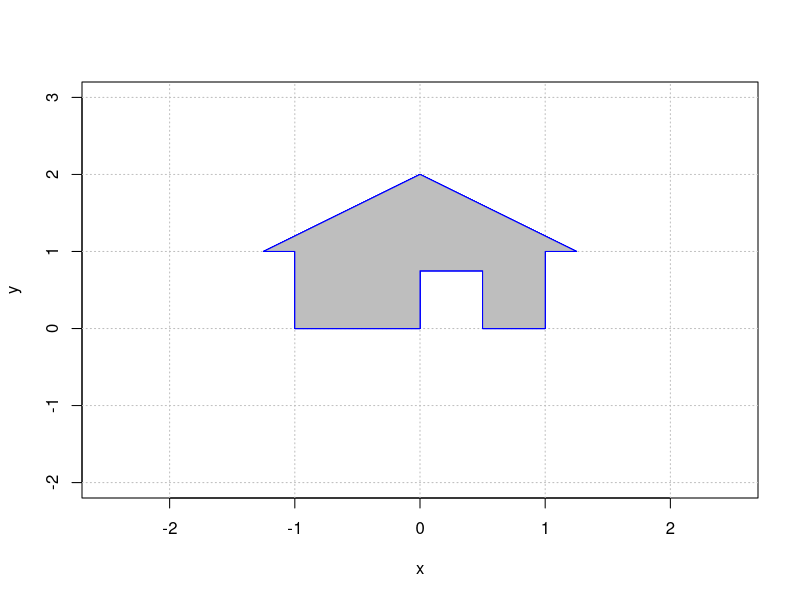

The R script that drew this image:
## ---- chunk 1
A = cbind(c(1,1,1,1,2),c(1, 2, 3, 0, -1),c(0, 0, 0, 1, 2), c(-1, 1, 3, 0, -2),c(2, 1, 0, 1, 3))
## ---- chunk 2
(A = rbind(c(3, 0, -1, 1, 2), c(1, 1, -1, 1, 1), c(-2, -3, -2, 3, 1), c(1, 3, 1, 3, 0),
c(1, 3, 0, -2, 0)))
## ---- chunk 3
(B = rbind(c(1, 2,1, 1, 1), c(1, 2, 0, 1, -1), c(-2, -1, -2,0, 1), c(1, 0, 1, 3, 0),
c(1, 0, 0, 1,1)))
## ---- chunk 4
r4.M = cbind(c(0,0,0),c(0,0,0),c(0,0,0))
rownames(r4.M) <- c("H1","H2","H3")
colnames(r4.M) <- c("H1","H2","H3")
r4.M
## ---- chunk 5
A = 1/3 * cbind(c(-14,-20,-23),c(13,19,19),c(-2,-2,1))
## ---- chunk 6

#############
# your code for 3x3 matrices that create the transformed houses goes here 
A.red = cbind(c(1,0,0), c(0,1,0), c(0,0,1))

A.purple = cbind(c(1,0,0), c(0,1,0), c(0,0,1))

A.gold = cbind(c(1,0,0), c(0,1,0), c(0,0,1))

A.cyan = cbind(c(1,0,0), c(0,1,0), c(0,0,1))


####################
# you do not need to change this code
house = cbind(c(0,0,1), c(0,3/4,1), c(2/4,3/4,1), c(2/4,0,1), c(4/4,0,1), c(4/4,4/4,1), c(5/4,4/4,1), c(0,8/4,1), c(-5/4,4/4,1), c(-4/4,4/4,1), c(-4/4,0,1), c(0,0,1));


plot(house[1,], house[2,], type = "n", xlim=c(-2.5,2.5),ylim=c(-2.0,3.0),,xlab="x",ylab="y")
abline(h=-4:4, v=-4:4, col="gray", lty="dotted")

house.gold = A.gold %*% house
polygon(house.gold[1,], house.gold[2,], col = "gold", border = "blue")

house.cyan = A.cyan %*% house
polygon(house.cyan[1,], house.cyan[2,], col = "cyan", border = "blue")

house.red = A.red %*% house
polygon(house.red[1,], house.red[2,], col = "red", border = "blue")

house.purple= A.purple %*% house
polygon(house.purple[1,], house.purple[2,], col = "purple", border = "blue")

polygon(house[1,], house[2,], col = "gray", border = "blue")

